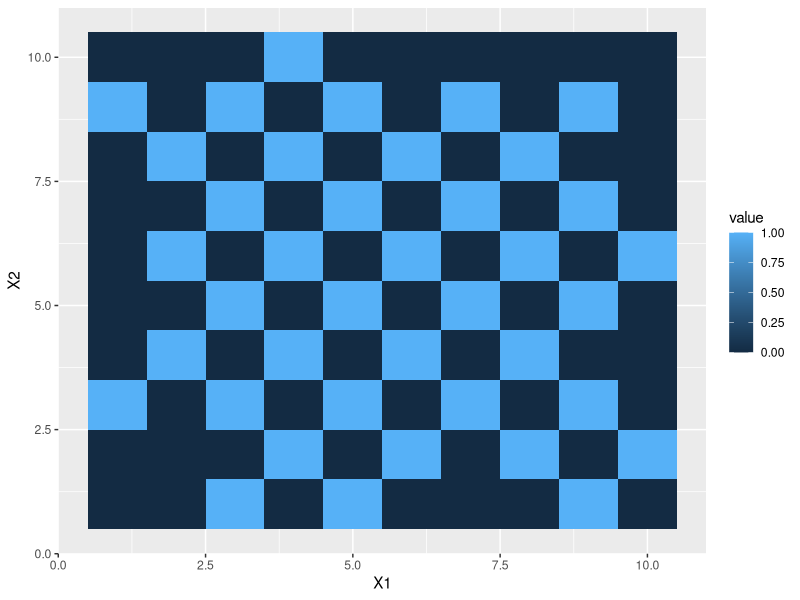

Write R code to recreate this figure.
#Basic maze generator
#This script was a test, trying to get some insights about generating a maze
#It really didnt work well

library(ggplot2)
library(reshape)


#Set rules
MazeConstructor=function(Row, Col, DF){
  N=Row-1
  S=Row+1
  W=Col-1
  E=Col+1
  
  if(N<=0 | S<=0 | W<=0 | E<=0 | N>ncol(DF) | E>nrow(DF) | S>ncol(DF) | W>nrow(DF)){
    #print('Negative or out of border')
    return(DF)
  }
  
  Pos=c(DF[N,Col], DF[S,Col], DF[Row,W], DF[Row,E])
  #print(Pos)
  
  if(sum(Pos==0)<=3 & sum(Pos==0)>1){
    Step=sample(x=1:4, size=1)
    
    #Step
    if(Step==1){ #Will edit Rows, moving from North or South
      #print(paste0('Moving North to ', N, ', ', Col ,' from ', Row,', ',Col))
      DF[N,Col]=1
      return(DF)
    }else if(Step==2){
      #print(paste0('Moving East to ', Row, ', ', E ,' from ', Row,', ',Col))
      DF[Row,E]=1
      return(DF)  
    }else if(Step==3){
      #print(paste0('Moving South to ', S, ', ', Col ,' from ', Row,', ',Col))
      DF[S,Col]=1
      return(DF) 
    }else if(Step==4){
      #print(paste0('Moving West to ', Row, ', ', W ,' from ', Row,', ',Col))
      DF[Row,W]=1
      return(DF) 
    }
    
  } else {
    #print('Theres no position to advance')
    return(DF)
  }
}


#Generate a maze
Maze=matrix(data=0, nrow=10, ncol=10)
Maze[5,5]=1
####
for(i in 1:20000){

  Maze=MazeConstructor(Row=abs(floor(rnorm(n=1, mean=nrow(Maze)/2.5, sd=nrow(Maze)/2.5))), 
    Col=abs(floor(rnorm(n=1, mean=nrow(Maze)/2.5, sd=nrow(Maze)/2.5))), 
    DF=Maze)
  #print(Maze)
}
Maze
MazeConstructor(Row=2, Col=1, DF=Maze)

MeltedMaze=melt(Maze)
ggplot(data=MeltedMaze, aes(x=X1, y=X2, fill=value)) + geom_tile()
